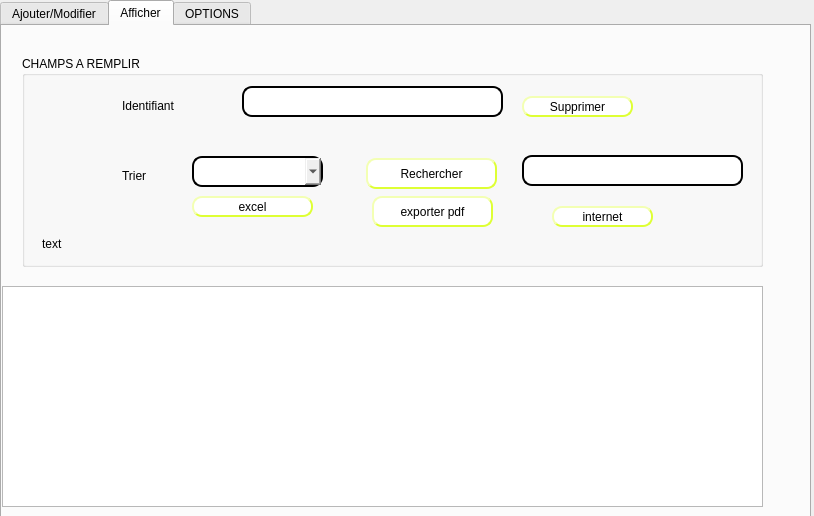
<?xml version="1.0" encoding="UTF-8"?>
<ui version="4.0">
 <class>gestion_athletes</class>
 <widget class="QDialog" name="gestion_athletes">
  <property name="geometry">
   <rect>
    <x>0</x>
    <y>0</y>
    <width>814</width>
    <height>516</height>
   </rect>
  </property>
  <property name="windowTitle">
   <string>Dialog</string>
  </property>
  <property name="styleSheet">
   <string notr="true">background-image: url(:/image_fond.jpg);</string>
  </property>
  <widget class="QTabWidget" name="tabWidget_2">
   <property name="geometry">
    <rect>
     <x>0</x>
     <y>0</y>
     <width>811</width>
     <height>521</height>
    </rect>
   </property>
   <property name="styleSheet">
    <string notr="true"/>
   </property>
   <property name="currentIndex">
    <number>1</number>
   </property>
   <widget class="QWidget" name="tab_11">
    <attribute name="title">
     <string>Ajouter/Modifier</string>
    </attribute>
    <widget class="QLineEdit" name="lineEdit_ID_3">
     <property name="geometry">
      <rect>
       <x>140</x>
       <y>30</y>
       <width>121</width>
       <height>31</height>
      </rect>
     </property>
     <property name="styleSheet">
      <string notr="true">color:black;
border-color: rgb(222, 255, 52);
background-color: rgb(255, 255, 255);
font: 75 16pt &quot;MS Shell Dlg 2&quot;;
border-style:outset;
border-width: 2px;
border-radius: 10px
</string>
     </property>
     <property name="text">
      <string/>
     </property>
    </widget>
    <widget class="QLineEdit" name="lineEdit_Nom_3">
     <property name="geometry">
      <rect>
       <x>132</x>
       <y>190</y>
       <width>111</width>
       <height>31</height>
      </rect>
     </property>
     <property name="styleSheet">
      <string notr="true">color:black;
border-color: rgb(222, 255, 52);
background-color: rgb(255, 255, 255);
font: 75 16pt &quot;MS Shell Dlg 2&quot;;
border-style:outset;
border-width: 2px;
border-radius: 10px
</string>
     </property>
    </widget>
    <widget class="QLineEdit" name="lineEdit_Prenom_3">
     <property name="geometry">
      <rect>
       <x>122</x>
       <y>270</y>
       <width>111</width>
       <height>31</height>
      </rect>
     </property>
     <property name="styleSheet">
      <string notr="true">color:black;
border-color: rgb(222, 255, 52);
background-color: rgb(255, 255, 255);
font: 75 16pt &quot;MS Shell Dlg 2&quot;;
border-style:outset;
border-width: 2px;
border-radius: 10px
</string>
     </property>
    </widget>
    <widget class="QLineEdit" name="lineEdit_Age_3">
     <property name="geometry">
      <rect>
       <x>130</x>
       <y>100</y>
       <width>113</width>
       <height>31</height>
      </rect>
     </property>
     <property name="styleSheet">
      <string notr="true">color:black;
border-color: rgb(222, 255, 52);
background-color: rgb(255, 255, 255);
font: 75 16pt &quot;MS Shell Dlg 2&quot;;
border-style:outset;
border-width: 2px;
border-radius: 10px
</string>
     </property>
    </widget>
    <widget class="QLineEdit" name="lineEdit_nationalite_3">
     <property name="geometry">
      <rect>
       <x>460</x>
       <y>90</y>
       <width>121</width>
       <height>31</height>
      </rect>
     </property>
     <property name="styleSheet">
      <string notr="true">color:black;
border-color: rgb(222, 255, 52);
background-color: rgb(255, 255, 255);
font: 75 16pt &quot;MS Shell Dlg 2&quot;;
border-style:outset;
border-width: 2px;
border-radius: 10px
</string>
     </property>
    </widget>
    <widget class="QLineEdit" name="lineEdit_specialite_3">
     <property name="geometry">
      <rect>
       <x>480</x>
       <y>180</y>
       <width>111</width>
       <height>31</height>
      </rect>
     </property>
     <property name="styleSheet">
      <string notr="true">color:black;
border-color: rgb(222, 255, 52);
background-color: rgb(255, 255, 255);
font: 75 16pt &quot;MS Shell Dlg 2&quot;;
border-style:outset;
border-width: 2px;
border-radius: 10px
</string>
     </property>
    </widget>
    <widget class="QLineEdit" name="lineEdit_mail_3">
     <property name="geometry">
      <rect>
       <x>452</x>
       <y>260</y>
       <width>121</width>
       <height>31</height>
      </rect>
     </property>
     <property name="styleSheet">
      <string notr="true">color:black;
border-color: rgb(222, 255, 52);
background-color: rgb(255, 255, 255);
font: 75 16pt &quot;MS Shell Dlg 2&quot;;
border-style:outset;
border-width: 2px;
border-radius: 10px
</string>
     </property>
    </widget>
    <widget class="QLabel" name="label_24">
     <property name="geometry">
      <rect>
       <x>20</x>
       <y>30</y>
       <width>121</width>
       <height>21</height>
      </rect>
     </property>
     <property name="styleSheet">
      <string notr="true">font: 75 10pt &quot;MS Shell Dlg 2&quot;;
font: 18pt &quot;MS Shell Dlg 2&quot;;
</string>
     </property>
     <property name="text">
      <string>Identifiant</string>
     </property>
    </widget>
    <widget class="QLabel" name="label_25">
     <property name="geometry">
      <rect>
       <x>30</x>
       <y>200</y>
       <width>61</width>
       <height>21</height>
      </rect>
     </property>
     <property name="styleSheet">
      <string notr="true">font: 75 10pt &quot;MS Shell Dlg 2&quot;;
font: 18pt &quot;MS Shell Dlg 2&quot;;</string>
     </property>
     <property name="text">
      <string>Nom</string>
     </property>
    </widget>
    <widget class="QLabel" name="label_26">
     <property name="geometry">
      <rect>
       <x>20</x>
       <y>280</y>
       <width>91</width>
       <height>20</height>
      </rect>
     </property>
     <property name="styleSheet">
      <string notr="true">font: 75 10pt &quot;MS Shell Dlg 2&quot;;
font: 18pt &quot;MS Shell Dlg 2&quot;;</string>
     </property>
     <property name="text">
      <string>Prenom</string>
     </property>
    </widget>
    <widget class="QLabel" name="label_27">
     <property name="geometry">
      <rect>
       <x>40</x>
       <y>90</y>
       <width>61</width>
       <height>41</height>
      </rect>
     </property>
     <property name="styleSheet">
      <string notr="true">font: 75 10pt &quot;MS Shell Dlg 2&quot;;
font: 18pt &quot;MS Shell Dlg 2&quot;;</string>
     </property>
     <property name="text">
      <string>Age</string>
     </property>
    </widget>
    <widget class="QLabel" name="label_28">
     <property name="geometry">
      <rect>
       <x>330</x>
       <y>100</y>
       <width>131</width>
       <height>20</height>
      </rect>
     </property>
     <property name="styleSheet">
      <string notr="true">font: 75 10pt &quot;MS Shell Dlg 2&quot;;
font: 18pt &quot;MS Shell Dlg 2&quot;;</string>
     </property>
     <property name="text">
      <string>Nationalite</string>
     </property>
    </widget>
    <widget class="QLabel" name="label_29">
     <property name="geometry">
      <rect>
       <x>390</x>
       <y>20</y>
       <width>71</width>
       <height>21</height>
      </rect>
     </property>
     <property name="styleSheet">
      <string notr="true">font: 75 10pt &quot;MS Shell Dlg 2&quot;;
font: 18pt &quot;MS Shell Dlg 2&quot;;</string>
     </property>
     <property name="text">
      <string>sexe</string>
     </property>
    </widget>
    <widget class="QLabel" name="label_30">
     <property name="geometry">
      <rect>
       <x>340</x>
       <y>170</y>
       <width>121</width>
       <height>31</height>
      </rect>
     </property>
     <property name="styleSheet">
      <string notr="true">font: 75 10pt &quot;MS Shell Dlg 2&quot;;
font: 18pt &quot;MS Shell Dlg 2&quot;;</string>
     </property>
     <property name="text">
      <string>specialite</string>
     </property>
    </widget>
    <widget class="QLabel" name="label_31">
     <property name="geometry">
      <rect>
       <x>370</x>
       <y>260</y>
       <width>51</width>
       <height>21</height>
      </rect>
     </property>
     <property name="styleSheet">
      <string notr="true">font: 75 10pt &quot;MS Shell Dlg 2&quot;;
font: 18pt &quot;MS Shell Dlg 2&quot;;</string>
     </property>
     <property name="text">
      <string>mail</string>
     </property>
    </widget>
    <widget class="QComboBox" name="comboBox_sexe_3">
     <property name="geometry">
      <rect>
       <x>470</x>
       <y>20</y>
       <width>101</width>
       <height>31</height>
      </rect>
     </property>
     <property name="styleSheet">
      <string notr="true">color:black;
border-color: rgb(222, 255, 52);
background-color: rgb(255, 255, 255);
font: 75 16pt &quot;MS Shell Dlg 2&quot;;
border-style:outset;
border-width: 2px;
border-radius: 10px
</string>
     </property>
     <item>
      <property name="text">
       <string/>
      </property>
     </item>
     <item>
      <property name="text">
       <string>Masculin</string>
      </property>
     </item>
     <item>
      <property name="text">
       <string>Feminin</string>
      </property>
     </item>
     <item>
      <property name="text">
       <string>Autres</string>
      </property>
     </item>
    </widget>
    <widget class="QPushButton" name="boutton_ajouterath">
     <property name="geometry">
      <rect>
       <x>550</x>
       <y>330</y>
       <width>101</width>
       <height>31</height>
      </rect>
     </property>
     <property name="styleSheet">
      <string notr="true">color:black;
border-color: rgb(222, 255, 52);
background-color: rgb(255, 255, 255);
font: 75 16pt &quot;MS Shell Dlg 2&quot;;
border-style:outset;
border-width: 2px;
border-radius: 10px
</string>
     </property>
     <property name="text">
      <string>Ajouter</string>
     </property>
    </widget>
    <widget class="QLabel" name="label_5">
     <property name="geometry">
      <rect>
       <x>0</x>
       <y>-5</y>
       <width>801</width>
       <height>491</height>
      </rect>
     </property>
     <property name="text">
      <string/>
     </property>
     <property name="pixmap">
      <pixmap>../../Downloads/Downloads/mondes21.jpg</pixmap>
     </property>
    </widget>
    <widget class="QPushButton" name="pushButton_Modifierath">
     <property name="geometry">
      <rect>
       <x>390</x>
       <y>330</y>
       <width>111</width>
       <height>31</height>
      </rect>
     </property>
     <property name="styleSheet">
      <string notr="true">color:black;
border-color: rgb(222, 255, 52);
background-color: rgb(255, 255, 255);
font: 75 16pt &quot;MS Shell Dlg 2&quot;;
border-style:outset;
border-width: 2px;
border-radius: 10px
</string>
     </property>
     <property name="text">
      <string>Modifier</string>
     </property>
    </widget>
    <widget class="QLabel" name="label_nom_test">
     <property name="geometry">
      <rect>
       <x>150</x>
       <y>400</y>
       <width>381</width>
       <height>21</height>
      </rect>
     </property>
     <property name="text">
      <string/>
     </property>
    </widget>
    <widget class="QLabel" name="label_prenom_test">
     <property name="geometry">
      <rect>
       <x>150</x>
       <y>320</y>
       <width>121</width>
       <height>16</height>
      </rect>
     </property>
     <property name="text">
      <string/>
     </property>
    </widget>
    <widget class="QLabel" name="label_9">
     <property name="geometry">
      <rect>
       <x>20</x>
       <y>350</y>
       <width>91</width>
       <height>21</height>
      </rect>
     </property>
     <property name="styleSheet">
      <string notr="true">font: 75 10pt &quot;MS Shell Dlg 2&quot;;
font: 18pt &quot;MS Shell Dlg 2&quot;;</string>
     </property>
     <property name="text">
      <string>Planning</string>
     </property>
    </widget>
    <widget class="QComboBox" name="comboBox_heure">
     <property name="geometry">
      <rect>
       <x>140</x>
       <y>350</y>
       <width>101</width>
       <height>31</height>
      </rect>
     </property>
     <property name="styleSheet">
      <string notr="true">color:black;
border-color: rgb(222, 255, 52);
background-color: rgb(255, 255, 255);
font: 75 16pt &quot;MS Shell Dlg 2&quot;;
border-style:outset;
border-width: 2px;
border-radius: 10px
</string>
     </property>
     <item>
      <property name="text">
       <string/>
      </property>
     </item>
     <item>
      <property name="text">
       <string>09:00</string>
      </property>
     </item>
     <item>
      <property name="text">
       <string>09:30</string>
      </property>
     </item>
     <item>
      <property name="text">
       <string>10:00</string>
      </property>
     </item>
     <item>
      <property name="text">
       <string>10:30</string>
      </property>
     </item>
     <item>
      <property name="text">
       <string>11:00</string>
      </property>
     </item>
     <item>
      <property name="text">
       <string>11:30</string>
      </property>
     </item>
     <item>
      <property name="text">
       <string>13:30</string>
      </property>
     </item>
     <item>
      <property name="text">
       <string>14:00</string>
      </property>
     </item>
     <item>
      <property name="text">
       <string>14:30</string>
      </property>
     </item>
     <item>
      <property name="text">
       <string>15:00</string>
      </property>
     </item>
     <item>
      <property name="text">
       <string>15:30</string>
      </property>
     </item>
     <item>
      <property name="text">
       <string>16:30</string>
      </property>
     </item>
     <item>
      <property name="text">
       <string>17:00</string>
      </property>
     </item>
    </widget>
    <zorder>label_5</zorder>
    <zorder>lineEdit_ID_3</zorder>
    <zorder>lineEdit_Nom_3</zorder>
    <zorder>lineEdit_Prenom_3</zorder>
    <zorder>lineEdit_Age_3</zorder>
    <zorder>lineEdit_nationalite_3</zorder>
    <zorder>lineEdit_specialite_3</zorder>
    <zorder>lineEdit_mail_3</zorder>
    <zorder>label_24</zorder>
    <zorder>label_25</zorder>
    <zorder>label_26</zorder>
    <zorder>label_27</zorder>
    <zorder>label_28</zorder>
    <zorder>label_29</zorder>
    <zorder>label_30</zorder>
    <zorder>label_31</zorder>
    <zorder>comboBox_sexe_3</zorder>
    <zorder>boutton_ajouterath</zorder>
    <zorder>pushButton_Modifierath</zorder>
    <zorder>label_nom_test</zorder>
    <zorder>label_prenom_test</zorder>
    <zorder>label_9</zorder>
    <zorder>comboBox_heure</zorder>
   </widget>
   <widget class="QWidget" name="tab_12">
    <attribute name="title">
     <string>Afficher</string>
    </attribute>
    <widget class="QGroupBox" name="groupBox_2">
     <property name="geometry">
      <rect>
       <x>20</x>
       <y>30</y>
       <width>741</width>
       <height>211</height>
      </rect>
     </property>
     <property name="title">
      <string>CHAMPS A REMPLIR</string>
     </property>
     <widget class="QLabel" name="label_42">
      <property name="geometry">
       <rect>
        <x>100</x>
        <y>40</y>
        <width>111</width>
        <height>20</height>
       </rect>
      </property>
      <property name="styleSheet">
       <string notr="true">font: 75 10pt &quot;MS Shell Dlg 2&quot;;
font: 18pt &quot;MS Shell Dlg 2&quot;;</string>
      </property>
      <property name="text">
       <string>Identifiant</string>
      </property>
     </widget>
     <widget class="QLineEdit" name="lineEdit_supprimerath">
      <property name="geometry">
       <rect>
        <x>220</x>
        <y>30</y>
        <width>261</width>
        <height>31</height>
       </rect>
      </property>
      <property name="styleSheet">
       <string notr="true">
color:black;
border-style:outset;
border-width: 2px;
border-radius: 10px</string>
      </property>
      <property name="text">
       <string/>
      </property>
     </widget>
     <widget class="QPushButton" name="boutton_supprimerath">
      <property name="geometry">
       <rect>
        <x>500</x>
        <y>40</y>
        <width>111</width>
        <height>21</height>
       </rect>
      </property>
      <property name="styleSheet">
       <string notr="true">color:black;
border-color: rgb(222, 255, 52);
background-color: rgb(255, 255, 255);
font: 75 16pt &quot;MS Shell Dlg 2&quot;;
border-style:outset;
border-width: 2px;
border-radius: 10px
</string>
      </property>
      <property name="text">
       <string>Supprimer</string>
      </property>
     </widget>
     <widget class="QComboBox" name="comboBox_trierath">
      <property name="geometry">
       <rect>
        <x>170</x>
        <y>100</y>
        <width>131</width>
        <height>31</height>
       </rect>
      </property>
      <property name="styleSheet">
       <string notr="true">color:black;
font: 75 14pt &quot;MS Shell Dlg 2&quot;;
border-style:outset;
border-width: 2px;
border-radius: 10px</string>
      </property>
      <item>
       <property name="text">
        <string/>
       </property>
      </item>
      <item>
       <property name="text">
        <string>age</string>
       </property>
      </item>
      <item>
       <property name="text">
        <string>nationalite</string>
       </property>
      </item>
      <item>
       <property name="text">
        <string>specialite</string>
       </property>
      </item>
     </widget>
     <widget class="QLabel" name="label_32">
      <property name="geometry">
       <rect>
        <x>100</x>
        <y>110</y>
        <width>61</width>
        <height>20</height>
       </rect>
      </property>
      <property name="styleSheet">
       <string notr="true">font: 75 10pt &quot;MS Shell Dlg 2&quot;;
font: 18pt &quot;MS Shell Dlg 2&quot;;</string>
      </property>
      <property name="text">
       <string>Trier</string>
      </property>
     </widget>
     <widget class="QLineEdit" name="lineEdit_rechercher">
      <property name="geometry">
       <rect>
        <x>500</x>
        <y>99</y>
        <width>221</width>
        <height>31</height>
       </rect>
      </property>
      <property name="styleSheet">
       <string notr="true">color:black;
border-style:outset;
border-width: 2px;
border-radius: 10px</string>
      </property>
     </widget>
     <widget class="QPushButton" name="bouton_rechercherath">
      <property name="geometry">
       <rect>
        <x>344</x>
        <y>102</y>
        <width>131</width>
        <height>31</height>
       </rect>
      </property>
      <property name="styleSheet">
       <string notr="true">color:black;
border-color: rgb(222, 255, 52);
background-color: rgb(255, 255, 255);
font: 75 16pt &quot;MS Shell Dlg 2&quot;;
border-style:outset;
border-width: 2px;
border-radius: 10px
</string>
      </property>
      <property name="text">
       <string>Rechercher</string>
      </property>
     </widget>
     <widget class="QPushButton" name="bouton_PDF">
      <property name="geometry">
       <rect>
        <x>350</x>
        <y>140</y>
        <width>121</width>
        <height>31</height>
       </rect>
      </property>
      <property name="styleSheet">
       <string notr="true">color:black;
border-color: rgb(222, 255, 52);
background-color: rgb(255, 255, 255);
font: 75 16pt &quot;MS Shell Dlg 2&quot;;
border-style:outset;
border-width: 2px;
border-radius: 10px
</string>
      </property>
      <property name="text">
       <string>exporter pdf</string>
      </property>
     </widget>
     <widget class="QPushButton" name="bouton_excel">
      <property name="geometry">
       <rect>
        <x>170</x>
        <y>140</y>
        <width>121</width>
        <height>21</height>
       </rect>
      </property>
      <property name="styleSheet">
       <string notr="true">color:black;
border-color: rgb(222, 255, 52);
background-color: rgb(255, 255, 255);
font: 75 16pt &quot;MS Shell Dlg 2&quot;;
border-style:outset;
border-width: 2px;
border-radius: 10px
</string>
      </property>
      <property name="text">
       <string>excel</string>
      </property>
     </widget>
     <widget class="QPushButton" name="bouton_URL">
      <property name="geometry">
       <rect>
        <x>530</x>
        <y>150</y>
        <width>101</width>
        <height>21</height>
       </rect>
      </property>
      <property name="styleSheet">
       <string notr="true">color:black;
border-color: rgb(222, 255, 52);
background-color: rgb(255, 255, 255);
font: 75 16pt &quot;MS Shell Dlg 2&quot;;
border-style:outset;
border-width: 2px;
border-radius: 10px
</string>
      </property>
      <property name="text">
       <string>internet</string>
      </property>
     </widget>
     <widget class="QLabel" name="update_label">
      <property name="geometry">
       <rect>
        <x>20</x>
        <y>180</y>
        <width>91</width>
        <height>16</height>
       </rect>
      </property>
      <property name="text">
       <string>text </string>
      </property>
     </widget>
    </widget>
    <widget class="QTableView" name="table_athletes_2">
     <property name="geometry">
      <rect>
       <x>0</x>
       <y>260</y>
       <width>761</width>
       <height>221</height>
      </rect>
     </property>
    </widget>
    <widget class="QLabel" name="label_6">
     <property name="geometry">
      <rect>
       <x>-10</x>
       <y>-100</y>
       <width>811</width>
       <height>641</height>
      </rect>
     </property>
     <property name="text">
      <string/>
     </property>
     <property name="pixmap">
      <pixmap>../../Downloads/Downloads/mondes21.jpg</pixmap>
     </property>
    </widget>
    <zorder>label_6</zorder>
    <zorder>groupBox_2</zorder>
    <zorder>table_athletes_2</zorder>
   </widget>
   <widget class="QWidget" name="tab_14">
    <attribute name="title">
     <string>OPTIONS</string>
    </attribute>
    <widget class="QFrame" name="horizontalFrame">
     <property name="geometry">
      <rect>
       <x>20</x>
       <y>20</y>
       <width>721</width>
       <height>361</height>
      </rect>
     </property>
     <layout class="QHBoxLayout" name="horizontalLayout"/>
    </widget>
    <widget class="QPushButton" name="statistique">
     <property name="geometry">
      <rect>
       <x>590</x>
       <y>430</y>
       <width>111</width>
       <height>23</height>
      </rect>
     </property>
     <property name="text">
      <string>STATISTIC</string>
     </property>
    </widget>
   </widget>
  </widget>
 </widget>
 <resources/>
 <connections/>
</ui>
